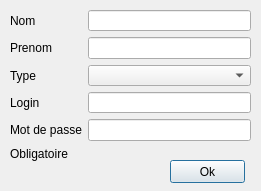
<?xml version="1.0" encoding="UTF-8"?>
<ui version="4.0">
 <class>DialogPersonnel</class>
 <widget class="QDialog" name="DialogPersonnel">
  <property name="geometry">
   <rect>
    <x>0</x>
    <y>0</y>
    <width>261</width>
    <height>191</height>
   </rect>
  </property>
  <property name="windowTitle">
   <string>Ajout d'un personnel</string>
  </property>
  <widget class="QWidget" name="formLayoutWidget">
   <property name="geometry">
    <rect>
     <x>10</x>
     <y>10</y>
     <width>241</width>
     <height>151</height>
    </rect>
   </property>
   <layout class="QFormLayout" name="formLayout">
    <item row="0" column="0">
     <widget class="QLabel" name="lblNom">
      <property name="text">
       <string>Nom</string>
      </property>
     </widget>
    </item>
    <item row="0" column="1">
     <widget class="QLineEdit" name="leNom"/>
    </item>
    <item row="1" column="0">
     <widget class="QLabel" name="lblPrenom">
      <property name="text">
       <string>Prenom</string>
      </property>
     </widget>
    </item>
    <item row="1" column="1">
     <widget class="QLineEdit" name="lePrenom"/>
    </item>
    <item row="2" column="0">
     <widget class="QLabel" name="lblType">
      <property name="text">
       <string>Type</string>
      </property>
     </widget>
    </item>
    <item row="2" column="1">
     <widget class="QComboBox" name="cbType"/>
    </item>
    <item row="3" column="0">
     <widget class="QLabel" name="lblLogin">
      <property name="text">
       <string>Login</string>
      </property>
     </widget>
    </item>
    <item row="4" column="0">
     <widget class="QLabel" name="lblMotdepasse">
      <property name="text">
       <string>Mot de passe</string>
      </property>
     </widget>
    </item>
    <item row="3" column="1">
     <widget class="QLineEdit" name="leLogin">
      <property name="placeholderText">
       <string/>
      </property>
     </widget>
    </item>
    <item row="4" column="1">
     <widget class="QLineEdit" name="leMotdepasse"/>
    </item>
    <item row="5" column="0">
     <widget class="QLabel" name="lblObligatoire">
      <property name="text">
       <string>Obligatoire</string>
      </property>
     </widget>
    </item>
   </layout>
  </widget>
  <widget class="QPushButton" name="btnOk">
   <property name="geometry">
    <rect>
     <x>170</x>
     <y>160</y>
     <width>75</width>
     <height>23</height>
    </rect>
   </property>
   <property name="text">
    <string>Ok</string>
   </property>
  </widget>
 </widget>
 <resources/>
 <connections/>
</ui>
